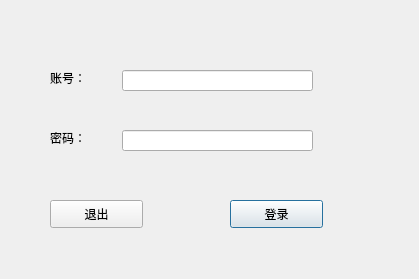
<?xml version="1.0" encoding="UTF-8"?>
<ui version="4.0">
 <class>Login</class>
 <widget class="QDialog" name="Login">
  <property name="geometry">
   <rect>
    <x>0</x>
    <y>0</y>
    <width>419</width>
    <height>279</height>
   </rect>
  </property>
  <property name="windowTitle">
   <string>Dialog</string>
  </property>
  <widget class="QPushButton" name="pushButton">
   <property name="geometry">
    <rect>
     <x>230</x>
     <y>200</y>
     <width>93</width>
     <height>28</height>
    </rect>
   </property>
   <property name="text">
    <string>登录</string>
   </property>
  </widget>
  <widget class="QPushButton" name="pushButton_2">
   <property name="geometry">
    <rect>
     <x>50</x>
     <y>200</y>
     <width>93</width>
     <height>28</height>
    </rect>
   </property>
   <property name="text">
    <string>退出</string>
   </property>
  </widget>
  <widget class="QLineEdit" name="lineEdit">
   <property name="geometry">
    <rect>
     <x>122</x>
     <y>130</y>
     <width>191</width>
     <height>21</height>
    </rect>
   </property>
   <property name="echoMode">
    <enum>QLineEdit::Password</enum>
   </property>
  </widget>
  <widget class="QLineEdit" name="lineEdit_2">
   <property name="geometry">
    <rect>
     <x>122</x>
     <y>70</y>
     <width>191</width>
     <height>21</height>
    </rect>
   </property>
  </widget>
  <widget class="QLabel" name="label">
   <property name="geometry">
    <rect>
     <x>50</x>
     <y>130</y>
     <width>41</width>
     <height>16</height>
    </rect>
   </property>
   <property name="text">
    <string>密码：</string>
   </property>
  </widget>
  <widget class="QLabel" name="label_2">
   <property name="geometry">
    <rect>
     <x>50</x>
     <y>70</y>
     <width>41</width>
     <height>16</height>
    </rect>
   </property>
   <property name="text">
    <string>账号：</string>
   </property>
  </widget>
 </widget>
 <resources/>
 <connections/>
</ui>
